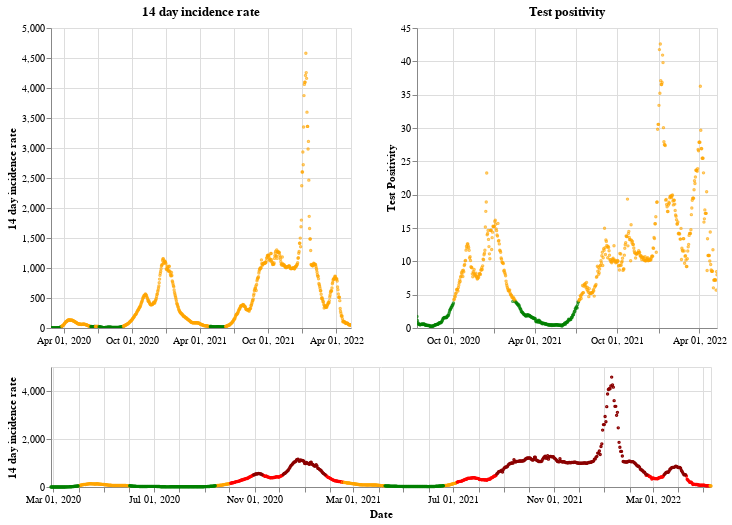

Here is the notebook cell this chart was saved with:
### Markdown cell above
## Wales

### Code cell
plot_traffic_light('Wales')

### Figure 1 — Vega-Lite specification as saved in the notebook (floating-point values rounded to 4 significant figures; data arrays with more than 128 entries replaced by an {"elided": "..."} marker saying what was removed)
{"config": {"view": {"continuousWidth": 400, "continuousHeight": 300}}, "vconcat": [{"hconcat": [{"mark": {"type": "point", "size": 2}, "encoding": {"color": {"condition": {"value": "green", "test": "(datum.twoWeeklyCasesRate <= 25)"}, "value": "orange"}, "tooltip": [{"type": "nominal", "field": "areaName"}, {"type": "temporal", "field": "date"}, {"type": "quantitative", "field": "twoWeeklyCasesRate"}, {"type": "quantitative", "field": "testPositivity"}], "x": {"type": "temporal", "axis": {"title": ""}, "field": "date", "scale": {"domain": {"selection": "DateBrush"}}, "timeUnit": "yearmonthdate"}, "y": {"type": "quantitative", "axis": {"title": "14 day incidence rate"}, "field": "twoWeeklyCasesRate"}}, "title": "14 day incidence rate", "width": 300}, {"mark": {"type": "point", "size": 2}, "encoding": {"color": {"condition": {"value": "green", "test": "(datum.testPositivity <= 4)"}, "value": "orange"}, "tooltip": [{"type": "nominal", "field": "areaName"}, {"type": "temporal", "field": "date"}, {"type": "quantitative", "field": "twoWeeklyCasesRate"}, {"type": "quantitative", "field": "testPositivity"}], "x": {"type": "temporal", "axis": {"title": ""}, "field": "date", "scale": {"domain": {"selection": "DateBrush"}}, "timeUnit": "yearmonthdate"}, "y": {"type": "quantitative", "axis": {"title": "Test Positivity"}, "field": "testPositivity"}}, "title": "Test positivity", "width": 300}]}, {"layer": [{"mark": {"type": "point", "size": 2}, "encoding": {"color": {"condition": {"value": "orange", "test": "(((datum.testPositivity < 4) && (datum.twoWeeklyCasesRate >= 50)) && (datum.twoWeeklyCasesRate < 200))"}, "value": "red"}, "opacity": {"condition": {"value": 1, "test": "((datum.twoWeeklyCasesRate >= 50) && (datum.twoWeeklyCasesRate < 500))"}, "value": 0}, "tooltip": [{"type": "nominal", "field": "areaName"}, {"type": "temporal", "field": "date"}, {"type": "quantitative", "field": "twoWeeklyCasesRate"}, {"type": "quantitative", "field": "testPositivity"}], "x": {"type": "temporal", "axis": {"title": "Date"}, "field": "date", "timeUnit": "yearmonthdate"}, "y": {"type": "quantitative", "axis": {"title": "14 day incidence rate"}, "field": "twoWeeklyCasesRate"}}, "selection": {"DateBrush": {"type": "interval", "encodings": ["x"], "fields": ["Time"]}}}, {"mark": {"type": "point", "size": 2}, "encoding": {"color": {"value": "darkred"}, "opacity": {"condition": {"value": 1, "test": "(datum.twoWeeklyCasesRate >= 500)"}, "value": 0}, "tooltip": [{"type": "nominal", "field": "areaName"}, {"type": "temporal", "field": "date"}, {"type": "quantitative", "field": "twoWeeklyCasesRate"}, {"type": "quantitative", "field": "testPositivity"}], "x": {"type": "temporal", "axis": {"title": "Date"}, "field": "date", "timeUnit": "yearmonthdate"}, "y": {"type": "quantitative", "axis": {"title": "14 day incidence rate"}, "field": "twoWeeklyCasesRate"}}}, {"mark": {"type": "point", "size": 2}, "encoding": {"color": {"condition": {"value": "green", "test": "((datum.testPositivity < 4) && (datum.twoWeeklyCasesRate < 50))"}, "value": "orange"}, "opacity": {"condition": {"value": 1, "test": "(datum.twoWeeklyCasesRate < 50)"}, "value": 0}, "tooltip": [{"type": "nominal", "field": "areaName"}, {"type": "temporal", "field": "date"}, {"type": "quantitative", "field": "twoWeeklyCasesRate"}, {"type": "quantitative", "field": "testPositivity"}], "x": {"type": "temporal", "axis": {"title": "Date"}, "field": "date", "timeUnit": "yearmonthdate"}, "y": {"type": "quantitative", "axis": {"title": "14 day incidence rate"}, "field": "twoWeeklyCasesRate"}}}], "height": 120, "width": 660}], "data": {"name": "data-1c12329eda029fc8bb6f4b445b903275"}, "$schema": "https://vega.github.io/schema/vega-lite/v4.8.1.json", "datasets": {"data-1c12329eda029fc8bb6f4b445b903275": {"elided": "805 records"}}}
